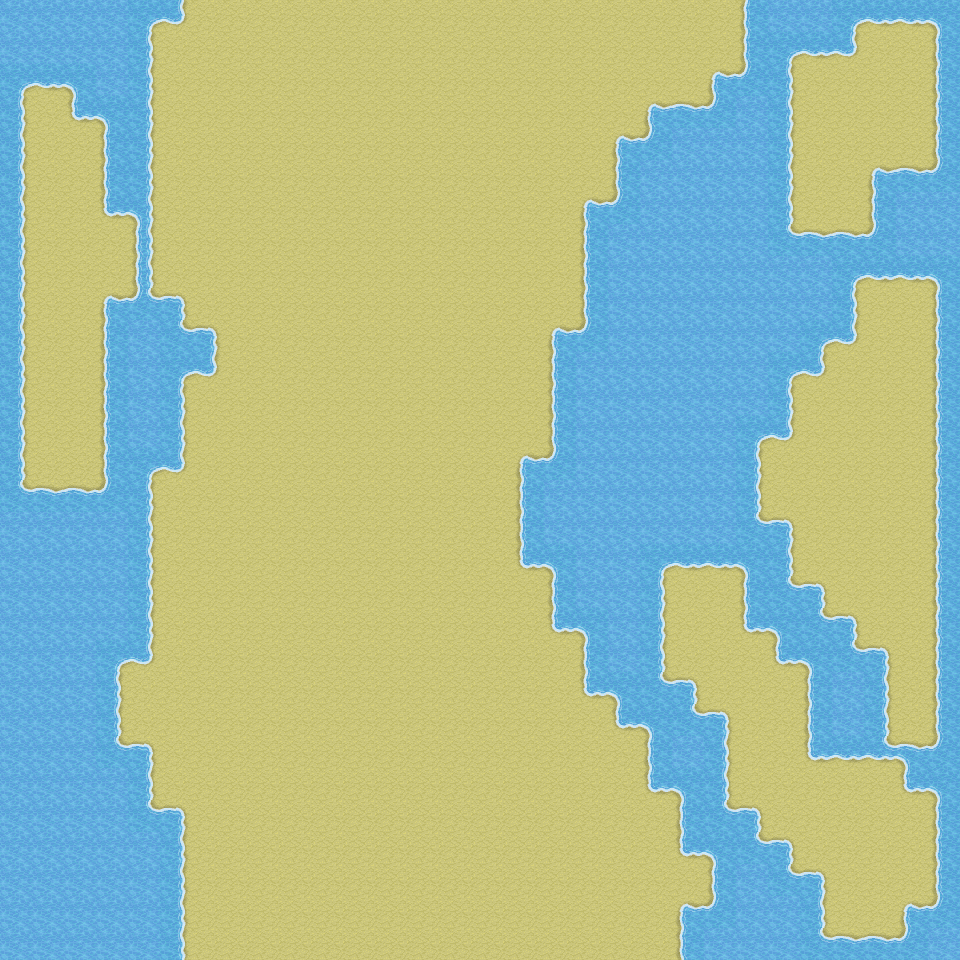

Below is a game level as drawn by its tile map, then a one-line description and the .tmx that defines it (tile-layer data replaced by summaries):
An orthogonal 30x30 tile map with 32x32 px tiles, 3 tile layers (Ground, Water, Decor), 2 tilesets and 44 objects (44x wall).

<map version="1.4" tiledversion="1.4.2" orientation="orthogonal" renderorder="right-down" width="30" height="30" tilewidth="32" tileheight="32" infinite="0" nextlayerid="5" nextobjectid="45">
 <tileset firstgid="1" source="Base.tsx" />
 <tileset firstgid="1065" source="[A]Water_pipo.tsx" />
 <layer id="1" name="Ground" width="30" height="30">
  <data>[900 cells, 900 non-empty, 1 distinct tile ids]</data>
 </layer>
 <layer id="2" name="Water" width="30" height="30">
  <data>[900 cells, 380 non-empty, 18 distinct tile ids]</data>
 </layer>
 <layer id="3" name="Decor" width="30" height="30">
  <data>[900 cells, 0 non-empty, 0 distinct tile ids]</data>
 </layer>
 <objectgroup id="4" name="Objects">
  <object id="1" name="wall" x="0" y="0" width="184" height="24" />
  <object id="2" name="wall" x="0" y="24" width="152" height="64" />
  <object id="3" name="wall" x="72" y="88" width="80" height="32" />
  <object id="4" name="wall" x="104" y="120" width="48" height="96" />
  <object id="5" name="wall" x="136" y="216" width="16" height="80" />
  <object id="6" name="wall" x="184" y="328" width="32" height="48" />
  <object id="7" name="wall" x="104" y="296" width="80" height="176" />
  <object id="8" name="wall" x="104" y="472" width="48" height="192" />
  <object id="9" name="wall" x="0" y="488" width="120" height="256" />
  <object id="10" name="wall" x="0" y="744" width="152" height="216" />
  <object id="11" name="wall" x="152" y="808" width="32" height="152" />
  <object id="12" name="wall" x="744" y="0" width="216" height="24" />
  <object id="13" name="wall" x="744" y="24" width="112" height="32" />
  <object id="14" name="wall" x="936" y="24" width="24" height="256" />
  <object id="15" name="wall" x="872" y="168" width="64" height="112" />
  <object id="16" name="wall" x="856" y="232" width="16" height="48" />
  <object id="17" name="wall" x="824" y="232" width="32" height="112" />
  <object id="18" name="wall" x="744" y="56" width="48" height="384" />
  <object id="19" name="wall" x="792" y="232" width="32" height="144" />
  <object id="20" name="wall" x="712" y="72" width="32" height="32" />
  <object id="21" name="wall" x="648" y="104" width="96" height="32" />
  <object id="22" name="wall" x="616" y="136" width="128" height="64" />
  <object id="23" name="wall" x="584" y="200" width="160" height="128" />
  <object id="24" name="wall" x="552" y="328" width="208" height="240" />
  <object id="25" name="wall" x="520" y="456" width="32" height="112" />
  <object id="26" name="wall" x="552" y="568" width="112" height="64" />
  <object id="27" name="wall" x="744" y="520" width="48" height="112" />
  <object id="28" name="wall" x="776" y="584" width="48" height="80" />
  <object id="29" name="wall" x="584" y="632" width="80" height="64" />
  <object id="30" name="wall" x="616" y="680" width="80" height="48" />
  <object id="31" name="wall" x="648" y="712" width="80" height="80" />
  <object id="32" name="wall" x="680" y="792" width="48" height="64" />
  <object id="33" name="wall" x="712" y="808" width="48" height="152" />
  <object id="34" name="wall" x="680" y="904" width="32" height="56" />
  <object id="35" name="wall" x="760" y="840" width="32" height="32" />
  <object id="36" name="wall" x="760" y="872" width="64" height="88" />
  <object id="37" name="wall" x="824" y="936" width="80" height="24" />
  <object id="38" name="wall" x="904" y="904" width="56" height="56" />
  <object id="39" name="wall" x="936" y="792" width="24" height="112" />
  <object id="40" name="wall" x="904" y="744" width="56" height="48" />
  <object id="41" name="wall" x="808" y="648" width="80" height="112" />
  <object id="42" name="wall" x="824" y="616" width="32" height="32" />
  <object id="43" name="wall" x="-8" y="88" width="32" height="400" />
  <object id="44" name="wall" x="936" y="280" width="24" height="464" />
 </objectgroup>
</map>
